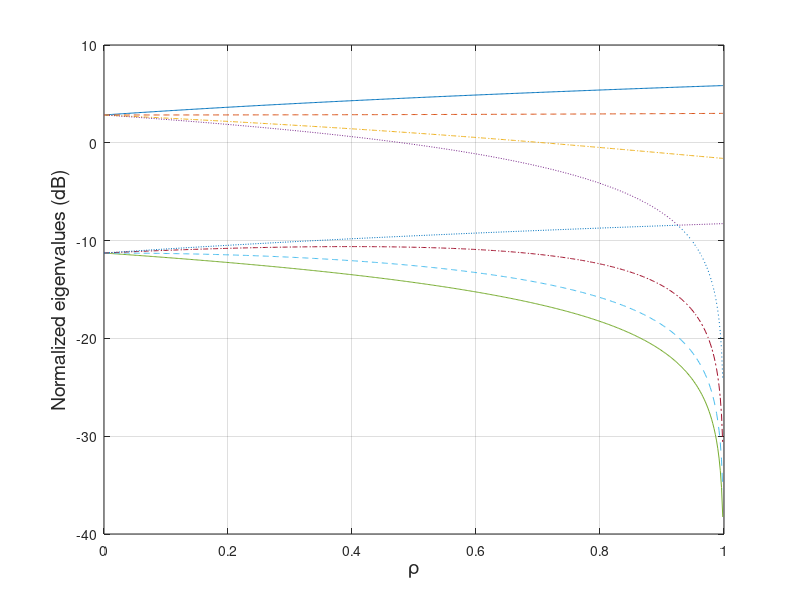

The MATLAB source for this figure: (Note: this script raises an error after producing the figure.)
%%%%%%%%%%%%%%%%%%%%%%%%%%%%%%%%
% Figure 5.13
% Xiaomin Lu
% Updated by K. Bell 10/13/00, 7/23/01, 10/23/01
%%%%%%%%%%%%%%%%%%%%%%%%%%%%%%%%
%distribution of eigenvalues

clear all
close all
N = 10;

du = [0.0433 0.5];

for n=1:2
   phaseRange = pi*[0 0.5 0.75 1];
   rhoRange = 0:1/500:0.999;
   
   %B12 = diric(du(n)*pi, N);
   B12 = sin(N*pi*du(n)/2)./(N*sin(pi*du(n)/2));

   S1 = 1;
   S2 = S1;
   
   h1 = 1;
   for phase = phaseRange
      h2 = 1;
      for rho = rhoRange
         S12 = sqrt(S1*S2)*rho*exp(j*phase);
         
         b = N*( S1 + S2 + 2*real(S12*B12') );
         c = N^2*S1*S2*(1-rho^2)*(1-B12^2);
         
         g(1,h1,h2) = 0.5*(b + sqrt(b^2-4*c));
         g(2,h1,h2) = 0.5*(b - sqrt(b^2-4*c));
         
         h2 = h2 + 1;
      end
      h1 = h1 + 1;
   end
   
   g = 10*log10(g/N);
   x = rhoRange;
   
   g1 = squeeze(g(1,:,:));
   g2 = squeeze(g(2,:,:));
   figure
   plot(x,g1(1,:),'-',x,g1(2,:),'--',x,g1(3,:),'-.',x,g1(4,:),':');
   hold on
   plot(x,g2(1,:),'-',x,g2(2,:),'--',x,g2(3,:),'-.',x,g2(4,:),':');
   grid
   xlabel('\rho','Fontsize',14);
   ylabel('Normalized eigenvalues (dB)','Fontsize',14);
   %title(['N=10,S1=S2=0dB, \Deltau=' num2str(du(n))])
   h=legend('\phi=0','\phi=\pi/2','\phi=3\pi/4','\phi=\pi',3);
   set(h,'Fontsize',12)
end



